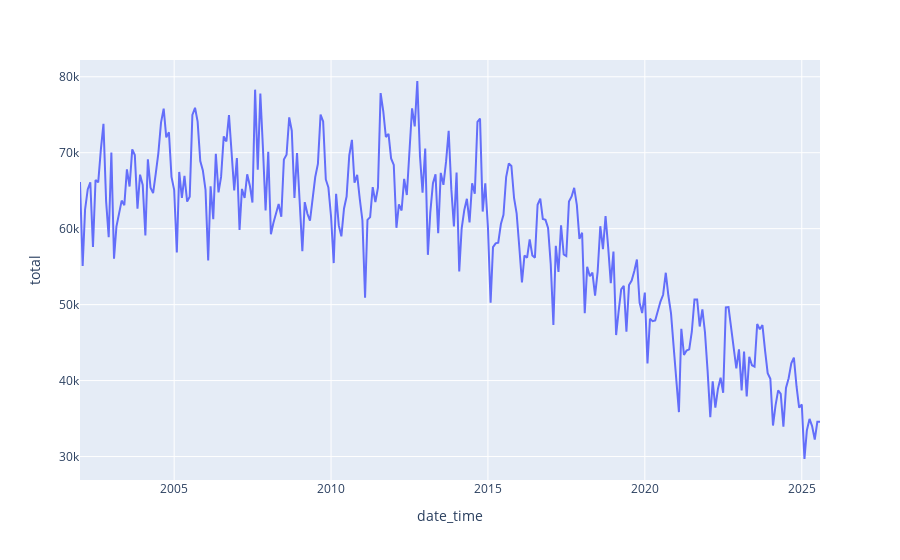

Notebook source saved alongside this figure:
### Code cell
fig = px.line(formatted_df, x=formatted_df['date_time'], y=formatted_df['total'])

fig.show()

### Figure 1 — Plotly figure (JSON) as saved in the notebook; plotly's stock layout.template omitted (floating-point values rounded to 4 significant figures; data arrays with more than 128 entries replaced by an {"elided": "..."} marker saying what was removed)
{"data": [{"hovertemplate": "date_time=%{x}<br>total=%{y}<extra></extra>", "legendgroup": "", "line": {"color": "#636efa", "dash": "solid"}, "marker": {"symbol": "circle"}, "mode": "lines", "name": "", "orientation": "v", "showlegend": false, "type": "scatter", "x": {"elided": "284 str values"}, "xaxis": "x", "y": {"elided": "284 int values"}, "yaxis": "y"}], "layout": {"legend": {"tracegroupgap": 0}, "margin": {"t": 60}, "xaxis": {"anchor": "y", "domain": [0, 1], "title": {"text": "date_time"}}, "yaxis": {"anchor": "x", "domain": [0, 1], "title": {"text": "total"}}}}
